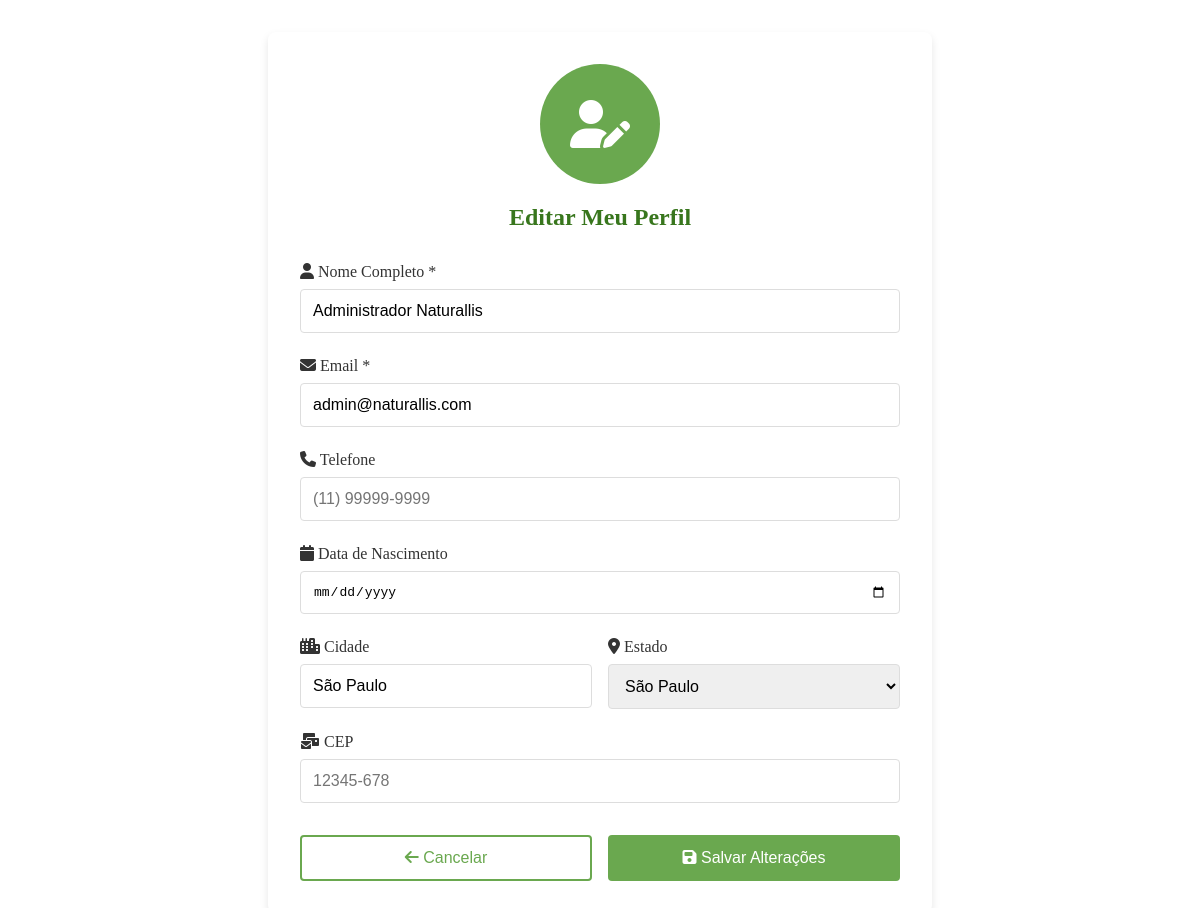
/editar_perfil.php (signed in), run on the app's committed database.
### tables this page shows
CREATE TABLE usuarios (
    id INT AUTO_INCREMENT,
    nome VARCHAR(100) NOT NULL,
    email VARCHAR(150) NOT NULL,
    senha VARCHAR(255) NOT NULL COMMENT 'Senha hasheada com password_hash()',
    role ENUM('admin', 'usuario') DEFAULT 'usuario' COMMENT 'Role do usuário no sistema',
    ativo TINYINT(1) DEFAULT 1,
    telefone VARCHAR(20) NULL,
    endereco TEXT NULL,
    cidade VARCHAR(100) NULL,
    estado VARCHAR(2) NULL,
    cep VARCHAR(10) NULL,
    data_nascimento DATE NULL,
    data_cadastro DATETIME DEFAULT CURRENT_TIMESTAMP,
    ultimo_acesso DATETIME NULL,
    created_at TIMESTAMP DEFAULT CURRENT_TIMESTAMP,
    updated_at TIMESTAMP DEFAULT CURRENT_TIMESTAMP ON UPDATE CURRENT_TIMESTAMP,
    
    PRIMARY KEY (id),
    UNIQUE KEY uk_usuarios_email (email),
    KEY idx_usuarios_role (role),
    KEY idx_usuarios_ativo (ativo)
);

### editar_perfil.php (the view, shortened to what this page needs)
<?php
$usuario = [];
try {
    $conn = getDBConnection();
    $stmt = $conn->prepare("
        SELECT
            nome,
            email,
            telefone,
            cidade,
            estado,
            cep,
            DATE_FORMAT(data_nascimento, '%Y-%m-%d') as data_nascimento
        FROM usuarios
        WHERE id = ? AND ativo = 1
    ");
    $stmt->execute([$_SESSION['usuario_id']]);
    if ($stmt->rowCount() == 1) {
        $usuario = $stmt->fetch(PDO::FETCH_ASSOC);
    } else {
        session_destroy();
        header('Location: login.html?erro=4');
        exit();
    }
} catch (PDOException $e) {
    error_log("Erro ao buscar perfil: " . $e->getMessage());
    $erro = "Erro ao carregar dados do perfil.";
}
?>
<!DOCTYPE html>
<html lang="pt-br">
<head>
    <link rel="stylesheet" href="style.css">
    <link rel="stylesheet" href="https://cdnjs.cloudflare.com/ajax/libs/font-awesome/6.4.0/css/all.min.css">
</head>
<body>
    <div class="profile-container">
        <div class="profile-header">
            <div class="profile-picture">
                <i class="fas fa-user-edit"></i>
            </div>
            <h2>Editar Meu Perfil</h2>
        </div>
        <form method="post" action="">
            <div class="form-group">
                <label for="nome">
                    <i class="fas fa-user"></i> Nome Completo *
                </label>
                <input type="text" id="nome" name="nome" required
                       value="<?php echo htmlspecialchars($usuario['nome']); ?>">
            </div>
            <div class="form-group">
                <label for="email">
                    <i class="fas fa-envelope"></i> Email *
                </label>
                <input type="email" id="email" name="email" required
                       value="<?php echo htmlspecialchars($usuario['email']); ?>">
            </div>
            <div class="form-group">
                <label for="telefone">
                    <i class="fas fa-phone"></i> Telefone
                </label>
                <input type="tel" id="telefone" name="telefone"
                       value="<?php echo htmlspecialchars($usuario['telefone'] ?? ''); ?>"
                       placeholder="(11) 99999-9999">
            </div>
            <div class="form-group">
                <label for="data_nascimento">
                    <i class="fas fa-calendar"></i> Data de Nascimento
                </label>
                <input type="date" id="data_nascimento" name="data_nascimento"
                       value="<?php echo htmlspecialchars($usuario['data_nascimento'] ?? ''); ?>">
            </div>
            <div class="form-row">
                <div class="form-group">
                    <label for="cidade">
                        <i class="fas fa-city"></i> Cidade
                    </label>
                    <input type="text" id="cidade" name="cidade"
                           value="<?php echo htmlspecialchars($usuario['cidade'] ?? ''); ?>">
                </div>
                <div class="form-group">
                    <label for="estado">
                        <i class="fas fa-map-marker-alt"></i> Estado
                    </label>
                    <select id="estado" name="estado">
                        <?php
                        $estados = [
                            'AC' => 'Acre', 'AL' => 'Alagoas', 'AP' => 'Amapá', 'AM' => 'Amazonas',
                            'BA' => 'Bahia', 'CE' => 'Ceará', 'DF' => 'Distrito Federal', 'ES' => 'Espírito Santo',
                            'GO' => 'Goiás', 'MA' => 'Maranhão', 'MT' => 'Mato Grosso', 'MS' => 'Mato Grosso do Sul',
                            'MG' => 'Minas Gerais', 'PA' => 'Pará', 'PB' => 'Paraíba', 'PR' => 'Paraná',
                            'PE' => 'Pernambuco', 'PI' => 'Piauí', 'RJ' => 'Rio de Janeiro', 'RN' => 'Rio Grande do Norte',
                            'RS' => 'Rio Grande do Sul', 'RO' => 'Rondônia', 'RR' => 'Roraima', 'SC' => 'Santa Catarina',
                            'SP' => 'São Paulo', 'SE' => 'Sergipe', 'TO' => 'Tocantins'
                        ];
                        foreach ($estados as $sigla => $nome) {
                            $selected = ($usuario['estado'] ?? '') == $sigla ? 'selected' : '';
                            echo "<option value=\"$sigla\" $selected>$nome</option>";
                        }
                        ?>
                    </select>
                </div>
            </div>
            <div class="form-group">
                <label for="cep">
                    <i class="fas fa-mail-bulk"></i> CEP
                </label>
                <input type="text" id="cep" name="cep"
                       value="<?php echo htmlspecialchars($usuario['cep'] ?? ''); ?>"
                       placeholder="12345-678" maxlength="9">
            </div>
            <div class="form-actions">
                <button type="button" onclick="window.location.href='perfil.php'" class="secondary">
                    <i class="fas fa-arrow-left"></i> Cancelar
                </button>
                <button type="submit">
                    <i class="fas fa-save"></i> Salvar Alterações
                </button>
            </div>
        </form>
    </div>
</body>
</html>

### style.css (style rules this page uses)
h2 { text-align: center; color: #38761d; margin-bottom: 1.5rem; }
button { width: 100%; padding: 0.75rem; border: none; border-radius: 4px; background-color: #6aa84f; color: white; font-size: 1rem; cursor: pointer; transition: background-color 0.3s ease; }

### editar_perfil.php (style rules this page uses)
.profile-container { background-color: #fff; padding: 2rem; border-radius: 8px; box-shadow: 0 4px 8px rgba(0, 0, 0, 0.1); width: 100%; max-width: 600px; margin: 2rem auto; }
.profile-header { text-align: center; margin-bottom: 2rem; position: relative; }
.profile-picture { width: 120px; height: 120px; background-color: #6aa84f; border-radius: 50%; display: flex; align-items: center; justify-content: center; margin: 0 auto 1rem; color: white; font-size: 3em; }
.form-group { margin-bottom: 1.5rem; }
.form-group label { display: block; margin-bottom: 0.5rem; color: #333; font-weight: 500; }
.form-group input, .form-group select { width: 100%; padding: 0.75rem; border: 1px solid #ddd; border-radius: 4px; font-size: 1em; box-sizing: border-box; }
.form-row { display: grid; grid-template-columns: 1fr 1fr; gap: 1rem; }
.form-actions { display: grid; grid-template-columns: 1fr 1fr; gap: 1rem; margin-top: 2rem; }
button { background-color: #6aa84f; color: white; border: none; padding: 0.75rem 1rem; border-radius: 4px; cursor: pointer; font-size: 1em; transition: background-color 0.3s ease; }
button.secondary { background-color: #fff; border: 2px solid #6aa84f; color: #6aa84f; }

### data on the page
usuarios: nome "Administrador Naturallis", email "admin@naturallis.com", cidade "São Paulo"

### other printed values
form field estado "São Paulo"
